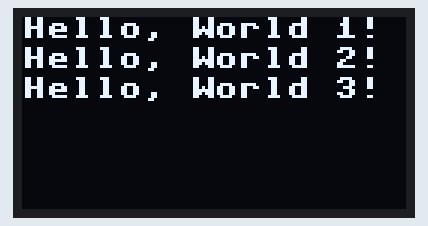
This program was run on a simulated ESP32 board running MicroPython. On the bench: 128×64 one-colour display. Library files of the repository ran but are not shown: ssd1306.py. At 0.1 s the program stops and its outputs stay as they are.

Above: at 0.1 s.

The program:

oled_esp32.py
```python
from machine import Pin, SoftI2C
import ssd1306
from time import sleep

# ESP32 Pin assignment
i2c = SoftI2C(scl=Pin(22), sda=Pin(21))

# ESP8266 Pin assignment
#i2c = SoftI2C(scl=Pin(5), sda=Pin(4))

oled_width = 128
oled_height = 64
oled = ssd1306.SSD1306_I2C(oled_width, oled_height, i2c)

oled.text('Hello, World 1!', 0, 0)
oled.text('Hello, World 2!', 0, 10)
oled.text('Hello, World 3!', 0, 20)

oled.show()
```
